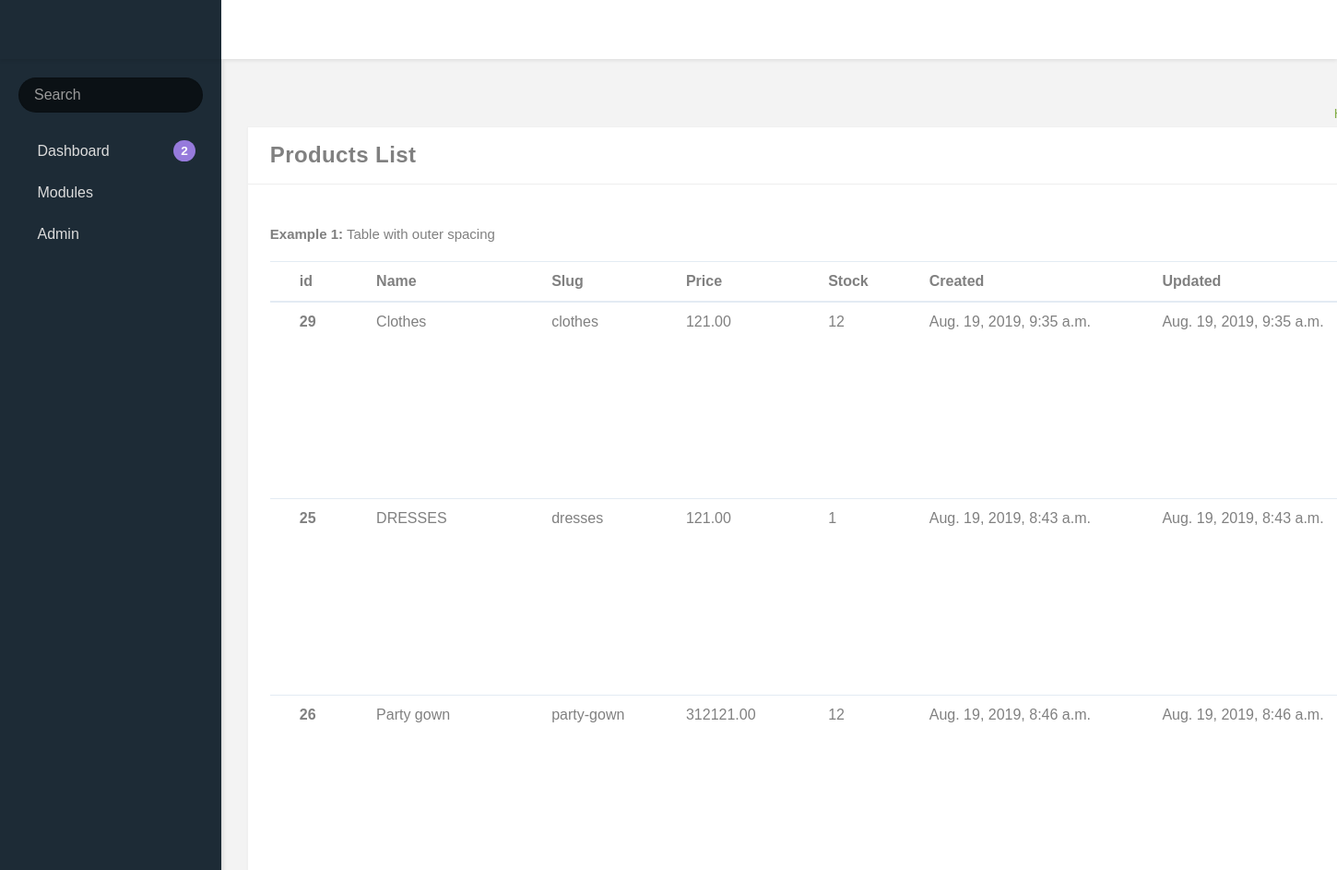
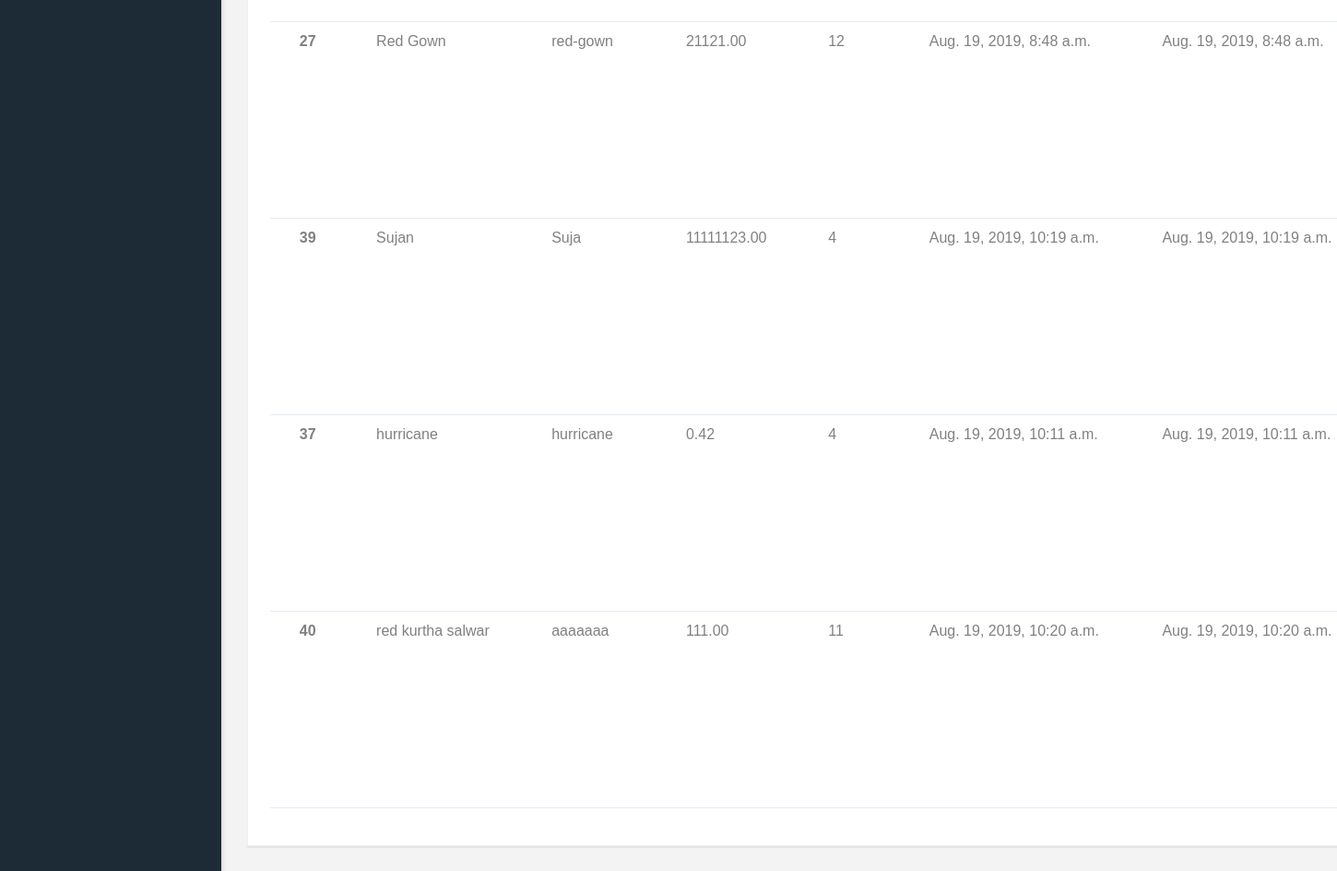
The page /dashboard/products/ on the database as committed earlier (2 pictures, top to bottom).
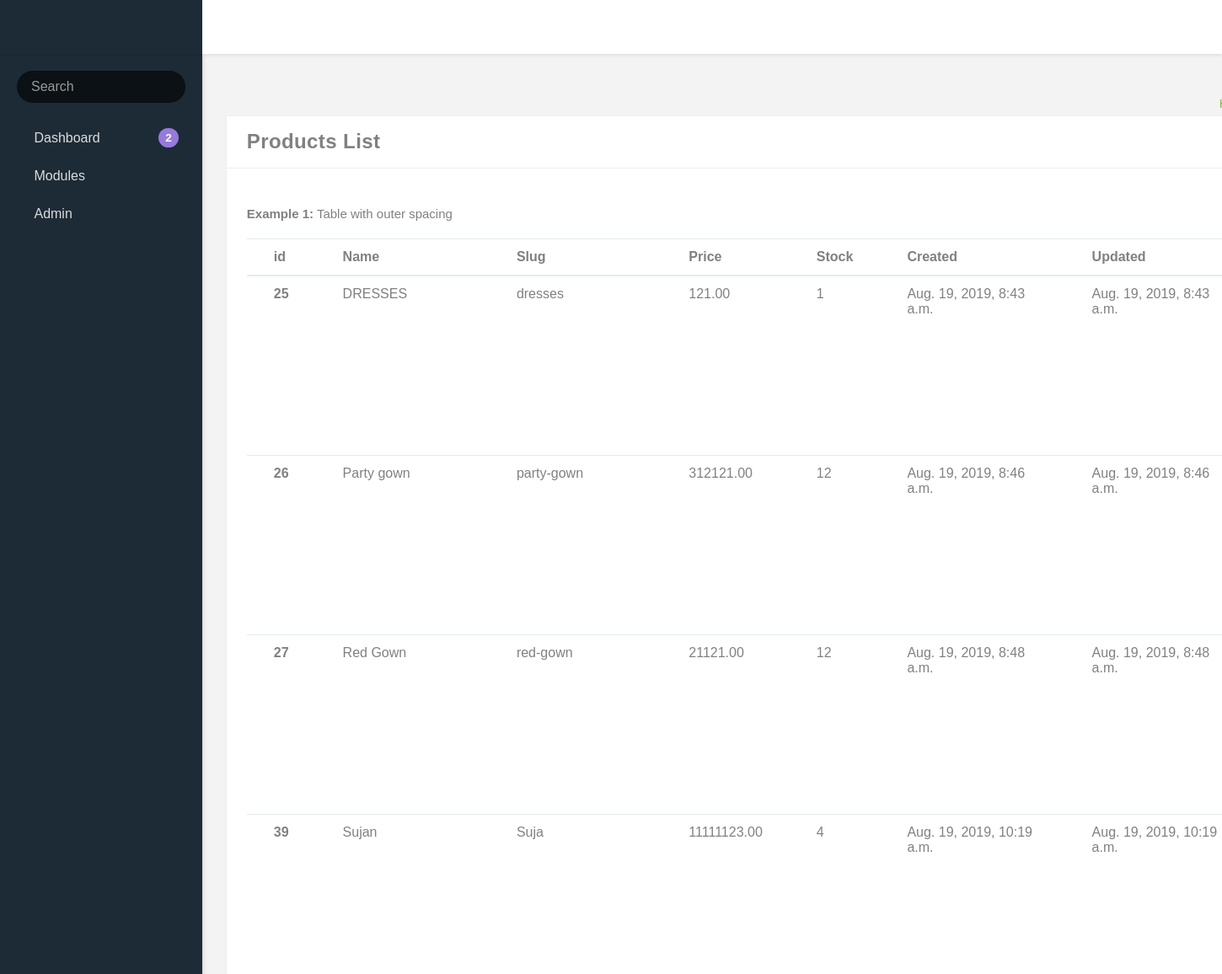
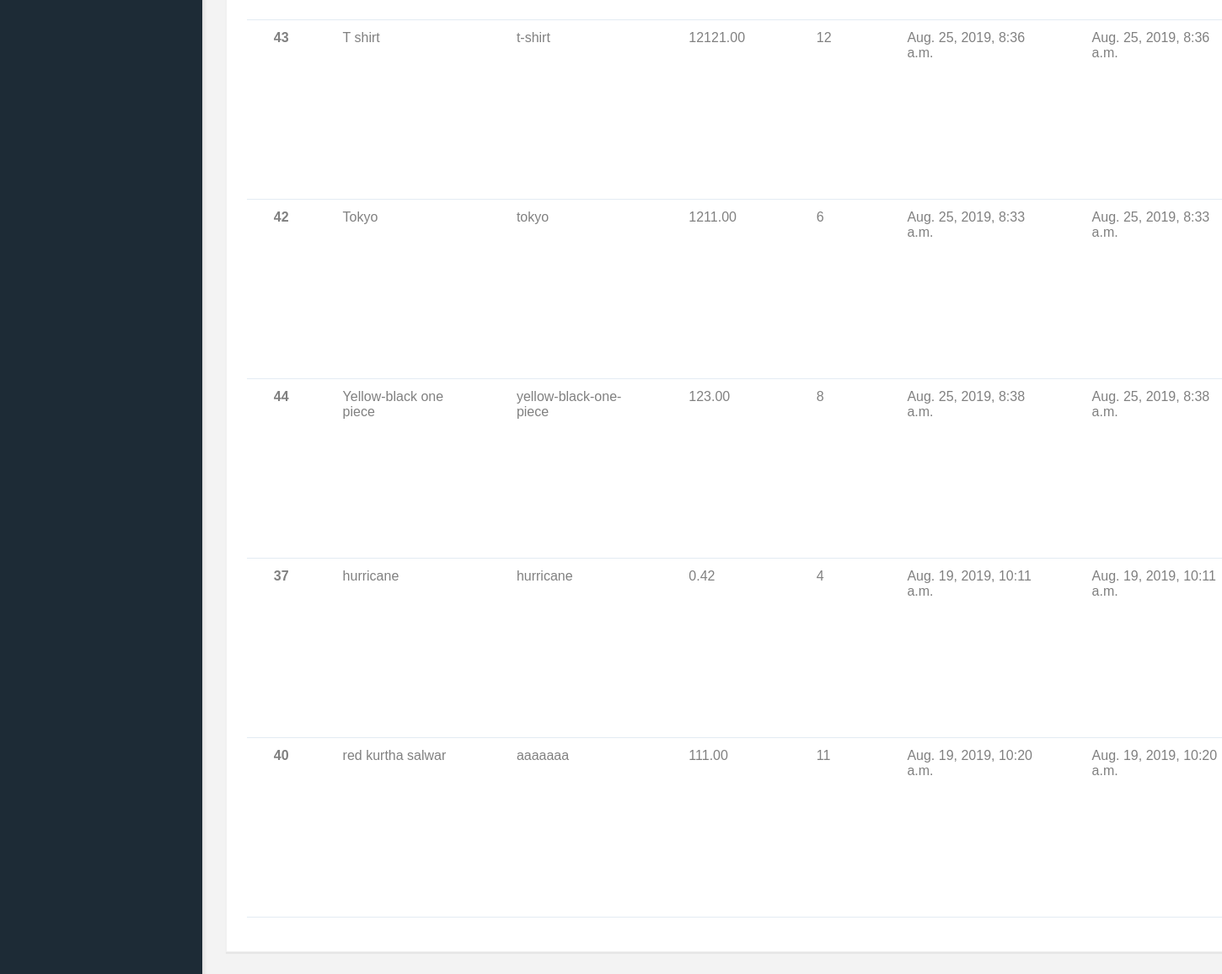
The same page on the database as committed later (2 pictures, top to bottom).
### acereadymade_app/models.py (models this page shows, shortened)
class Product(models.Model):
    category = models.ForeignKey(Category, on_delete=models.CASCADE, related_name='products')
    name = models.CharField(max_length=150)
    slug = models.SlugField(max_length=200, db_index=True)
    image = models.ImageField(upload_to='products/%Y/%m/%d', blank=True)
    description = models.TextField(blank=True)
    price = models.DecimalField(max_digits=10, decimal_places=2)
    stock = models.PositiveIntegerField()
    available = models.BooleanField(default=True)
    featured = models.BooleanField(default=True)
    latest = models.BooleanField(default=True)
    topkurtha = models.BooleanField(default=True)
    topfeatured = models.BooleanField(default=True)
    created = models.DateTimeField(auto_now_add=True)
    updated = models.DateTimeField(auto_now_add=True)
    class Meta:
        ordering = ('name',)
        index_together = (('id', 'slug'),)

### dashboard/views.py (the view)
# urls.py: path('products/', ProductList.as_view(), name='product_list'),
class products(TemplateView):
    template_name = 'dashboard/m_products.html'
    def get_context_data(self, **kwargs):
        context = super(products, self).get_context_data()
        context['products'] = Product.objects.all()
        return context

### dashboard/templates/dashboard/m_products.html (shortened to what this page needs)
{% extends 'dashboard/base.html' %}
{% block content %}
{% block table %}
<div class="app-content content container-fluid">
    <div class="content-wrapper">
        <div class="content-header row">
            <div class="content-header-left col-md-6 col-xs-12 mb-1">
            </div>
            <div class="content-header-right breadcrumbs-right breadcrumbs-top col-md-6 col-xs-12">
                <div class="breadcrumb-wrapper col-xs-12">
                    <ol class="breadcrumb">
                        <li class="breadcrumb-item"><a href="index.html">Home</a>
                        </li>
                    </ol>
                </div>
            </div>
        </div>
        <div class="content-body">
            <div class="row">
                <div class="col-xs-12">
                    <div class="card">
                        <div class="card-header">
                            <h4 class="card-title">Products List</h4>
                        </div>
                        <div class="card-body collapse in">
                            <div class="card-block card-dashboard">
                                <p><span class="text-bold-600">Example 1:</span> Table with outer spacing</p>
                                <div class="table-responsive">
                                    <table class="table">
                                        <thead>
                                        <tr>
                                            <th>id</th>
                                            <th>Name</th>
                                            <th>Slug</th>
                                            <th>Price</th>
                                            <th>Stock</th>
                                            <th>Created</th>
                                            <th>Updated</th>
                                        </tr>
                                        </thead>
                                        <tbody>
                                        {% for product in products %}
                                        <tr>
                                            <th scope="row">{{product.id}}</th>
                                            <td>{{product.name}}</td>
                                            <td>{{product.slug}}</td>
                                            <td>{{product.price}}</td>
                                            <td>{{product.stock}}</td>
                                            <td>{{product.created}}</td>
                                            <td>{{product.updated}}</td>
                                        </tr>
                                        {% endfor %}
                                        </tbody>
                                    </table>
                                </div>
                            </div>
                            {% endblock %}
                            {% endblock %}

### dashboard/templates/dashboard/base.html (shortened to what this page needs)
{% load static %}
<html lang="en" data-textdirection="ltr" class="loading">
  <head>
    <link rel="stylesheet" type="text/css" href="{% static 'app-assets/css/bootstrap.css' %}">
    <link rel="stylesheet" type="text/css" href="{% static 'app-assets/fonts/icomoon.css' %}">
    <link rel="stylesheet" type="text/css" href="{% static 'app-assets/fonts/flag-icon-css/css/flag-icon.min.css' %}">
    <link rel="stylesheet" type="text/css" href="{% static 'app-assets/vendors/css/extensions/pace.css' %}">
    <link rel="stylesheet" type="text/css" href="{% static 'app-assets/css/bootstrap-extended.css' %}">
    <link rel="stylesheet" type="text/css" href="{% static 'app-assets/css/app.css' %}">
    <link rel="stylesheet" type="text/css" href="{% static 'app-assets/css/colors.css' %}">
    <link rel="stylesheet" type="text/css" href="{% static 'app-assets/css/core/menu/menu-types/vertical-menu.css' %}">
    <link rel="stylesheet" type="text/css" href="{% static 'app-assets/css/core/menu/menu-types/vertical-overlay-menu.css' %}">
    <link rel="stylesheet" type="text/css" href="{% static 'app-assets/css/core/colors/palette-gradient.css' %}">
    <link rel="stylesheet" type="text/css" href="{% static 'assets/css/style.css' %}">
  </head>
  <body data-open="click" data-menu="vertical-menu" data-col="2-columns" class="vertical-layout vertical-menu 2-columns  fixed-navbar">
    <nav class="header-navbar navbar navbar-with-menu navbar-fixed-top navbar-semi-dark navbar-shadow">
      <div class="navbar-wrapper">
        <div class="navbar-header">
        </div>
        <div class="navbar-container content container-fluid">
          <div id="navbar-mobile" class="collapse navbar-toggleable-sm">
            <ul class="nav navbar-nav">
              <li class="nav-item hidden-sm-down"><a class="nav-link nav-menu-main menu-toggle hidden-xs"><i class="icon-menu5">         </i></a></li>
              <li class="nav-item hidden-sm-down"><a href="#" class="nav-link nav-link-expand"><i class="ficon icon-expand2"></i></a></li>
            </ul>
          </div>
        </div>
      </div>
    </nav>
    <div data-scroll-to-active="true" class="main-menu menu-fixed menu-dark menu-accordion menu-shadow">
      <div class="main-menu-header">
        <input type="text" placeholder="Search" class="menu-search form-control round"/>
      </div>
      <div class="main-menu-content">
        <ul id="main-menu-navigation" data-menu="menu-navigation" class="navigation navigation-main">
          <li class=" nav-item"><a href="index.html"><i class="icon-home3"></i><span data-i18n="nav.dash.main" class="menu-title">Dashboard</span><span class="tag tag tag-primary tag-pill float-xs-right mr-2">2</span></a>
          </li>
          <li class=" nav-item"><a href="#"><i class="icon-stack-2"></i><span data-i18n="nav.page_layouts.main" class="menu-title">Modules</span></a>
          </li>
          <li class=" nav-item"><a href="#"><i class="icon-stack-2"></i><span data-i18n="nav.page_layouts.main" class="menu-title">Admin</span></a>
          </li>
        </ul>
      </div>
    </div>
    {% block content %}
    {% endblock %}
  </body>
</html>

### dashboard/static/app-assets/css/app.css (style rules this page uses)
html { height: 100%; }
html body { height: 100%; background-color: #F3F3F3; direction: ltr; }
html body.fixed-navbar { padding-top: 4rem; }
html body .content { padding: 0; transition: 300ms ease all; backface-visibility: hidden; }
html body .content .content-wrapper { padding: 1.8rem; }
html body .content .content-wrapper .content-header-right { margin-top: 6px; }
.main-menu { z-index: 1000; position: absolute; display: table-cell; }
.main-menu.menu-dark { color: #dcdcdc; background: #1D2B36; }
.main-menu.menu-dark .main-menu-header { padding: 20px; }
.main-menu.menu-dark .main-menu-header .menu-search { background: #0b1115; padding: 0.5rem 1rem; color: #c3c3c3; }
.main-menu.menu-dark .navigation { background: #1D2B36; }
.main-menu.menu-dark .navigation li a { color: #dcdcdc; }
.main-menu.menu-dark .navigation > li { padding: 0; }
.main-menu.menu-dark .navigation > li > a { padding: 8px 20px; }
.main-menu.menu-dark .navigation > li > a i { position: relative; top: 3px; }
.main-menu.menu-fixed { position: fixed; height: 100%; top: 4rem; height: calc(100% - 4rem); }
.main-menu.menu-shadow { box-shadow: 2px 2px 4px rgba(0, 0, 0, 0.1); }
.main-menu .main-menu-content { height: 100%; position: relative; }
.main-menu ul { list-style: none; margin: 0; padding: 0; }
.main-menu ul.navigation-main { overflow-x: hidden; }
.main-menu a { outline: none; }
.navigation { font-size: 1rem; overflow-y: hidden; padding-bottom: 20px; }
.navigation li { position: relative; white-space: nowrap; }
.navigation li a { display: block; text-overflow: ellipsis; overflow: hidden; }
@media screen and (min-width: 0px) { body:after { content: "xs - min-width: 0px"; } }
@media screen and (min-width: 544px) { body:after { content: "sm - min-width: 544px"; } }
@media screen and (min-width: 768px) { body:after { content: "md - min-width: 768px"; } }
@media screen and (min-width: 992px) { body:after { content: "lg - min-width: 992px"; } }
@media screen and (min-width: 1200px) { body:after { content: "xl - min-width: 1200px"; } }
body:after { display: none; }

### dashboard/static/app-assets/css/core/menu/menu-types/vertical-menu.css (style rules this page uses)
@media (min-width: 992px) { body.vertical-layout.vertical-menu .main-menu { width: 240px; } }
@media (min-width: 992px) { body.vertical-layout.vertical-menu .navbar .navbar-header { width: 240px; } }
@media (min-width: 992px) { body.vertical-layout.vertical-menu .content, body.vertical-layout.vertical-menu .footer { margin-left: 240px; } }

Rows that differ between the two databases and show on the page:
removed Product: id "29", name "Clothes", slug "clothes", price "121.00", stock "12", created "Aug. 19, 2019, 9:35 a.m.", updated "Aug. 19, 2019, 9:35 a.m."
added Product: id "43", name "T shirt", slug "t-shirt", price "12121.00", stock "12", created "Aug. 25, 2019, 8:36 a.m.", updated "Aug. 25, 2019, 8:36 a.m."
added Product: id "42", name "Tokyo", slug "tokyo", price "1211.00", stock "6", created "Aug. 25, 2019, 8:33 a.m.", updated "Aug. 25, 2019, 8:33 a.m."
added Product: id "44", name "Yellow-black one piece", slug "yellow-black-one-piece", price "123.00", stock "8", created "Aug. 25, 2019, 8:38 a.m.", updated "Aug. 25, 2019, 8:38 a.m."
